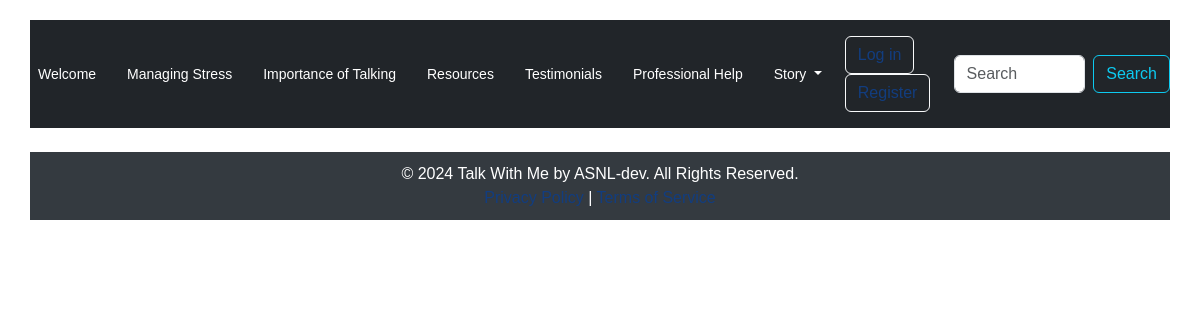
Before: /top with the older database file.
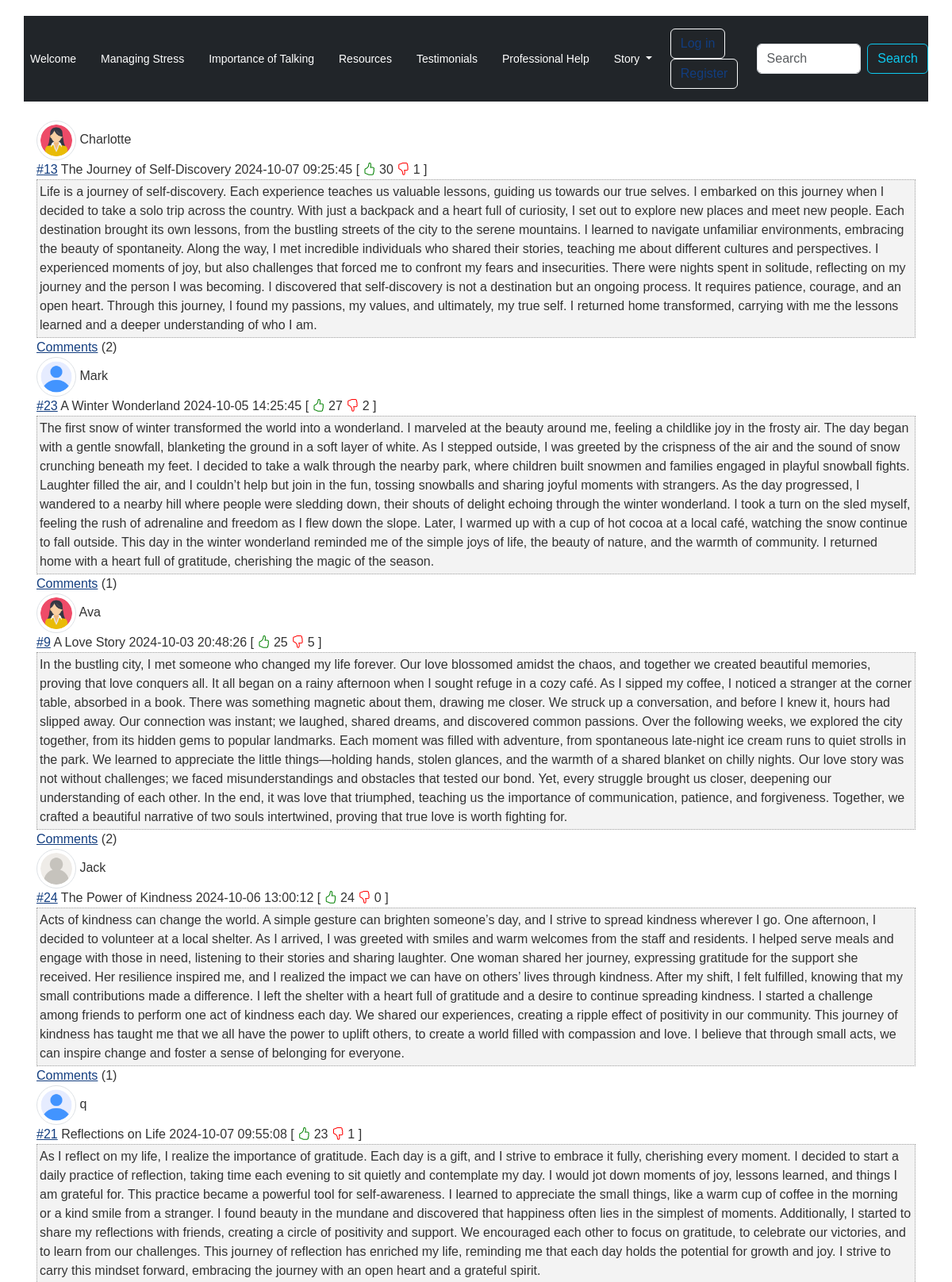
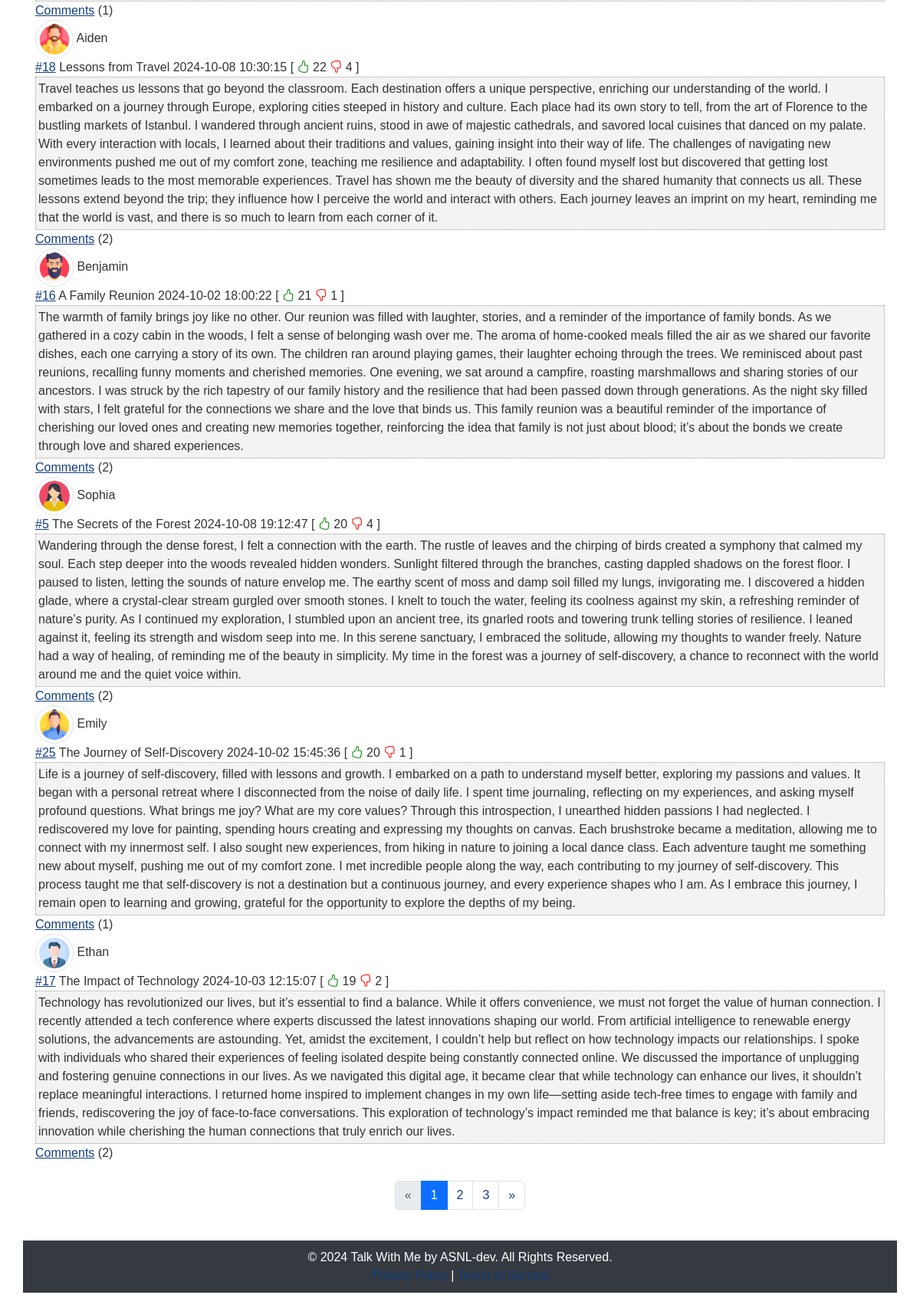
After: the same page with the newer database file (2 pictures, top to bottom).
### models.py (models this page shows)
class Story(db.Model):
    __tablename__ = 'stories'
    id = db.Column(db.Integer, primary_key=True)
    title = db.Column(db.String(100), nullable=False)
    content = db.Column(db.Text, nullable=False)
    user_id = db.Column(db.Integer, db.ForeignKey('users.id'), nullable=False)
    datetime = db.Column(db.DateTime, default=datetime.utcnow)
    likes = db.Column(db.Integer, default=0)  # Add likes attribute
    dislikes = db.Column(db.Integer, default=0)  # Add dislikes attribute
    story_actions = db.relationship('UserAction', backref='acted_on_story', lazy=True, cascade="all, delete-orphan")

class User(db.Model):
    __tablename__ = 'users'
    id = db.Column(db.Integer, primary_key=True)
    username = db.Column(db.String(20), unique=True, nullable=False)
    email = db.Column(db.String(120), unique=True, nullable=False)
    password = db.Column(db.String(60), nullable=False)
    profile_picture_url = db.Column(db.String(200), nullable=True)  # New field
    stories = db.relationship('Story', backref='author', lazy=True)
    comments = db.relationship('Comment', backref='author', lazy=True)
    actions = db.relationship('UserAction', backref='user', lazy=True)

### app.py (the view)
@app.route("/top", defaults={'page': 1})
@app.route('/top/page/<int:page>')
def top(page):
    if page <= 0:
        return render_template("404.html")
    row = PER_PAGE * (page - 1)
    stories_count = Story.query.count()
    stories = Story.query.order_by(Story.likes.desc()).offset(row).limit(PER_PAGE).all()
    if not stories and page != 1:
        return render_template("404.html")
    for story in stories:
        get_coms_count(story)
    pag = pagination.Pagination(page, PER_PAGE, stories_count)
    pages_count = get_pages_count(stories_count)
    return render_template("new.html", pagination=pag, stories=stories, pages_count=pages_count, current_page=page, from_where="top")

### functions.py (called while the page is built)
def get_coms_count(story):
    comments = Comment.query.filter_by(story_id=story.id).all()
    story.comments = comments  # Update the story object with the comments
    story.comments_count = len(comments)  # Optionally, store the count

def get_pages_count(stories_count):
    if stories_count > 10:
        if stories_count % 10 == 0:
            count = int(stories_count / 10)
        else:
            count = int(stories_count // 10 + 1)
    else:
        count = 1
    return count

### templates/new.html (shortened to what this page needs)
{% extends "base.html" %}
{% block body %}
<div class="view-content">
    {% for story in stories %}
        <div class="post cit_395664">
            <div class="user-info">
                {% if story.author.profile_picture_url %}
                    <img src="{{ url_for('static', filename=story.author.profile_picture_url) }}" alt="User Avatar" class="img-thumbnail">
                {% else %}
                    <img src="{{ url_for('static', filename='default_avatar.png') }}" alt="User Avatar" class="img-thumbnail">
                {% endif %}
                <span>{{ story.author.username }}</span>
            </div>
            <span class="number"><a href="/post/{{ story.id }}">#{{ story.id }}</a></span>
            <span class="title">{{ story.title }}</span>
            <span class="time">{{ story.datetime }}</span>
            <span class="post_id">
                [
                <span class="votes">
                    <i class="bi bi-hand-thumbs-up like-button" data-id="{{ story.id }}" data-type="story" aria-label="Like"></i>
                </span>
                <span class="rating" id="like-count-{{ story.id }}">{{ story.likes }}</span>
                <span class="votes">
                    <i class="bi bi-hand-thumbs-down dislike-button" data-id="{{ story.id }}" data-type="story" aria-label="Dislike"></i>
                </span>
                <span class="rating" id="dislike-count-{{ story.id }}">{{ story.dislikes }}</span>
                ]
            </span>
            <div class="content">{{ story.content }}</div>
            <span><a href="#" class="toggle-comments" data-id="{{ story.id }}">Comments</a> ({{ story.comments|length }})</span>
        </div>
    {% endfor %}
    {% if from_where == "random" %}
        <a href="/random" class="btn btn-dark btn-lg btn-block text-white text-decoration-none">Other stories</a>
    {% elif pages_count > 1 %}
        <div class="d-flex justify-content-center mt-4">
            <nav aria-label="Page navigation">
                <ul class="pagination">
                    <li class="page-item {% if current_page == 1 %}disabled{% endif %}">
                        <a class="page-link" href="{% if current_page > 1 %}/new/page/{{ current_page - 1 }}{% else %}#{% endif %}" tabindex="-1">&laquo;</a>
                    </li>
                    {% for i in range(1, pages_count + 1) %}
                        <li class="page-item {% if i == current_page %}active{% endif %}">
                            <a class="page-link" href="/new/page/{{ i }}">{{ i }}</a>
                        </li>
                    {% endfor %}
                    <li class="page-item {% if current_page == pages_count %}disabled{% endif %}">
                        <a class="page-link" href="{% if current_page < pages_count %}/new/page/{{ current_page + 1 }}{% else %}#{% endif %}">&raquo;</a>
                    </li>
                </ul>
            </nav>
        </div>
    {% endif %}
</div>
{% endblock %}

### templates/base.html (shortened to what this page needs)
<!DOCTYPE html>
<html lang="en">
<head>
    <link rel="stylesheet" href="https://cdn.jsdelivr.net/npm/bootstrap@5.3.0/dist/css/bootstrap.min.css">
    <link href="https://cdn.jsdelivr.net/npm/bootstrap-icons/font/bootstrap-icons.css" rel="stylesheet">
    <link rel="stylesheet" href="/static/style.css">
</head>
<body>
    <div class="container bg-white p-0">
        <nav class="navbar navbar-expand-lg navbar-dark bg-dark">
            <div class="collapse navbar-collapse" id="navbarSupportedContent">
                <ul class="navbar-nav me-auto">
                    <li class="nav-item">
                        <a class="nav-link" href="/about">Welcome</a>
                    </li>
                    <li class="nav-item">
                        <a class="nav-link" href="/stress">Managing Stress</a>
                    </li>
                    <li class="nav-item">
                        <a class="nav-link" href="/importance">Importance of Talking</a>
                    </li>
                    <li class="nav-item">
                        <a class="nav-link" href="/resources">Resources</a>
                    </li>
                    <li class="nav-item">
                        <a class="nav-link" href="/testimonials">Testimonials</a>
                    </li>
                    <li class="nav-item">
                        <a class="nav-link" href="/professional_help">Professional Help</a>
                    </li>
                    <li class="nav-item dropdown">
                        <a class="nav-link dropdown-toggle" href="#" id="storyDropdown" role="button" data-bs-toggle="dropdown" aria-expanded="false">
                            Story
                        </a>
                    </li>
                </ul>
                <span class="navbar-text">
                    {% if session.get('user_id') %}
                        <a href="/logout" class="btn btn-outline-light">Log out</a>
                        <a href="/profile" class="btn btn-outline-light">Profile</a>
                    {% else %}
                        <a href="/login" class="btn btn-outline-light">Log in</a>
                        <a href="/register" class="btn btn-outline-light">Register</a>
                    {% endif %}
                </span>
                <form class="d-flex my-2 my-lg-0" action="/search">
                    <input name="subject" class="form-control me-2" type="search" placeholder="Search" aria-label="Search">
                    <button class="btn btn-outline-info" type="submit">Search</button>
                </form>
            </div>
        </nav>
        <div class="mt-4 mx-3">
            {% block body %}
            {% endblock %}
        </div>
        <footer class="text-center mt-4">
            <p>&copy; 2024 Talk With Me by ASNL-dev. All Rights Reserved.</p>
            <p>
                <a href="#" data-bs-toggle="modal" data-bs-target="#privacyModal">Privacy Policy</a> |
                <a href="#" data-bs-toggle="modal" data-bs-target="#termsModal">Terms of Service</a>
            </p>
        </footer>
    </div>
</body>
</html>

### static/style.css (style rules this page uses)
a, input, textarea { outline: 0 none; }
a:link, a:active { color: #123D7F; }
.navbar-nav li { margin-right: 15px; }
.nav-link, .navbar-nav .nav-link { font-size: 16px; padding: 10px 15px; white-space: nowrap; font-weight: 500; font-size: 14px; color: #ffffff !important; padding-right: 10px; }
.navbar { justify-content: space-between; }
body { background-attachment: fixed; background-image: url("/static/background.jpg"); background-size: cover; background-position: center; font-family: Arial, sans-serif; font-size: 16px; color: #333; background-color: #fff; padding: 20px; }
p, h1, h2, h3, h4 { margin: 0; padding: 0; border: none; }
.post .content { background-color: #f3f3f3; border: 1px dotted #a0a0a0; font-size: 100%; padding: 3px; }
.like-button { color: green; cursor: pointer; }
.dislike-button { color: red; cursor: pointer; }
.user-info img { width: 50px; height: 50px; border-radius: 50%; }
footer { background-color: #343a40; color: white; padding: 10px 0; text-align: center; }
footer a { color: #ffffff; text-decoration: none; }

Changed rows visible on the page:
added Story: profile_picture_url (picture), author.username "Charlotte", id "13", title "The Journey of Self-Discovery", datetime "2024-10-07 09:25:45", likes "30", dislikes "1", content "Life is a journey of self-discovery. Each experience teaches us valuable lessons, guiding us towards our true selves. I embarked on this journey when I decided to take a solo trip across the country. With just a backpack and a heart full of curiosity, I set out to explore new places and meet new people. Each destination brought its own lessons, from the bustling streets of the city to the serene mountains. I learned to navigate unfamiliar environments, embracing the beauty of spontaneity. Along the way, I met incredible individuals who shared their stories, teaching me about different cultures and perspectives. I experienced moments of joy, but also challenges that forced me to confront my…", comments|length "2"
added Story: profile_picture_url (picture), author.username "Mark", id "23", title "A Winter Wonderland", datetime "2024-10-05 14:25:45", likes "27", dislikes "2", content "The first snow of winter transformed the world into a wonderland. I marveled at the beauty around me, feeling a childlike joy in the frosty air. The day began with a gentle snowfall, blanketing the ground in a soft layer of white. As I stepped outside, I was greeted by the crispness of the air and the sound of snow crunching beneath my feet. I decided to take a walk through the nearby park, where children built snowmen and families engaged in playful snowball fights. Laughter filled the air, and I couldn’t help but join in the fun, tossing snowballs and sharing joyful moments with strangers. As the day progressed, I wandered to a nearby hill where people were sledding down, their shouts of…", comments|length "1"
added Story: profile_picture_url (picture), author.username "Ava", id "9", title "A Love Story", datetime "2024-10-03 20:48:26", likes "25", dislikes "5", content "In the bustling city, I met someone who changed my life forever. Our love blossomed amidst the chaos, and together we created beautiful memories, proving that love conquers all. It all began on a rainy afternoon when I sought refuge in a cozy café. As I sipped my coffee, I noticed a stranger at the corner table, absorbed in a book. There was something magnetic about them, drawing me closer. We struck up a conversation, and before I knew it, hours had slipped away. Our connection was instant; we laughed, shared dreams, and discovered common passions. Over the following weeks, we explored the city together, from its hidden gems to popular landmarks. Each moment was filled with adventure, from…", comments|length "2"
added Story: profile_picture_url (picture), author.username "Jack", id "24", title "The Power of Kindness", datetime "2024-10-06 13:00:12", likes "24", dislikes "0", content "Acts of kindness can change the world. A simple gesture can brighten someone’s day, and I strive to spread kindness wherever I go. One afternoon, I decided to volunteer at a local shelter. As I arrived, I was greeted with smiles and warm welcomes from the staff and residents. I helped serve meals and engage with those in need, listening to their stories and sharing laughter. One woman shared her journey, expressing gratitude for the support she received. Her resilience inspired me, and I realized the impact we can have on others’ lives through kindness. After my shift, I felt fulfilled, knowing that my small contributions made a difference. I left the shelter with a heart full of gratitude…", comments|length "1"
added Story: profile_picture_url (picture), author.username "q", id "21", title "Reflections on Life", datetime "2024-10-07 09:55:08", likes "23", dislikes "1", content "As I reflect on my life, I realize the importance of gratitude. Each day is a gift, and I strive to embrace it fully, cherishing every moment. I decided to start a daily practice of reflection, taking time each evening to sit quietly and contemplate my day. I would jot down moments of joy, lessons learned, and things I am grateful for. This practice became a powerful tool for self-awareness. I learned to appreciate the small things, like a warm cup of coffee in the morning or a kind smile from a stranger. I found beauty in the mundane and discovered that happiness often lies in the simplest of moments. Additionally, I started to share my reflections with friends, creating a circle of…", comments|length "1"
added Story: profile_picture_url (picture), author.username "Aiden", id "18", title "Lessons from Travel", datetime "2024-10-08 10:30:15", likes "22", dislikes "4", content "Travel teaches us lessons that go beyond the classroom. Each destination offers a unique perspective, enriching our understanding of the world. I embarked on a journey through Europe, exploring cities steeped in history and culture. Each place had its own story to tell, from the art of Florence to the bustling markets of Istanbul. I wandered through ancient ruins, stood in awe of majestic cathedrals, and savored local cuisines that danced on my palate. With every interaction with locals, I learned about their traditions and values, gaining insight into their way of life. The challenges of navigating new environments pushed me out of my comfort zone, teaching me resilience and adaptability.…", comments|length "2"
added Story: profile_picture_url (picture), author.username "Benjamin", id "16", title "A Family Reunion", datetime "2024-10-02 18:00:22", likes "21", dislikes "1", content "The warmth of family brings joy like no other. Our reunion was filled with laughter, stories, and a reminder of the importance of family bonds. As we gathered in a cozy cabin in the woods, I felt a sense of belonging wash over me. The aroma of home-cooked meals filled the air as we shared our favorite dishes, each one carrying a story of its own. The children ran around playing games, their laughter echoing through the trees. We reminisced about past reunions, recalling funny moments and cherished memories. One evening, we sat around a campfire, roasting marshmallows and sharing stories of our ancestors. I was struck by the rich tapestry of our family history and the resilience that had…", comments|length "2"
added Story: profile_picture_url (picture), author.username "Sophia", id "5", title "The Secrets of the Forest", datetime "2024-10-08 19:12:47", likes "20", dislikes "4", content "Wandering through the dense forest, I felt a connection with the earth. The rustle of leaves and the chirping of birds created a symphony that calmed my soul. Each step deeper into the woods revealed hidden wonders. Sunlight filtered through the branches, casting dappled shadows on the forest floor. I paused to listen, letting the sounds of nature envelop me. The earthy scent of moss and damp soil filled my lungs, invigorating me. I discovered a hidden glade, where a crystal-clear stream gurgled over smooth stones. I knelt to touch the water, feeling its coolness against my skin, a refreshing reminder of nature’s purity. As I continued my exploration, I stumbled upon an ancient tree, its…", comments|length "2"
added Story: profile_picture_url (picture), author.username "Emily", id "25", title "The Journey of Self-Discovery", datetime "2024-10-02 15:45:36", likes "20", dislikes "1", content "Life is a journey of self-discovery, filled with lessons and growth. I embarked on a path to understand myself better, exploring my passions and values. It began with a personal retreat where I disconnected from the noise of daily life. I spent time journaling, reflecting on my experiences, and asking myself profound questions. What brings me joy? What are my core values? Through this introspection, I unearthed hidden passions I had neglected. I rediscovered my love for painting, spending hours creating and expressing my thoughts on canvas. Each brushstroke became a meditation, allowing me to connect with my innermost self. I also sought new experiences, from hiking in nature to joining a…", comments|length "1"
added Story: profile_picture_url (picture), author.username "Ethan", id "17", title "The Impact of Technology", datetime "2024-10-03 12:15:07", likes "19", dislikes "2", content "Technology has revolutionized our lives, but it’s essential to find a balance. While it offers convenience, we must not forget the value of human connection. I recently attended a tech conference where experts discussed the latest innovations shaping our world. From artificial intelligence to renewable energy solutions, the advancements are astounding. Yet, amidst the excitement, I couldn’t help but reflect on how technology impacts our relationships. I spoke with individuals who shared their experiences of feeling isolated despite being constantly connected online. We discussed the importance of unplugging and fostering genuine connections in our lives. As we navigated this digital age, it…", comments|length "2"
Other visible differences:
new list line: "1"
new list line: "2"
new list line: "3"
